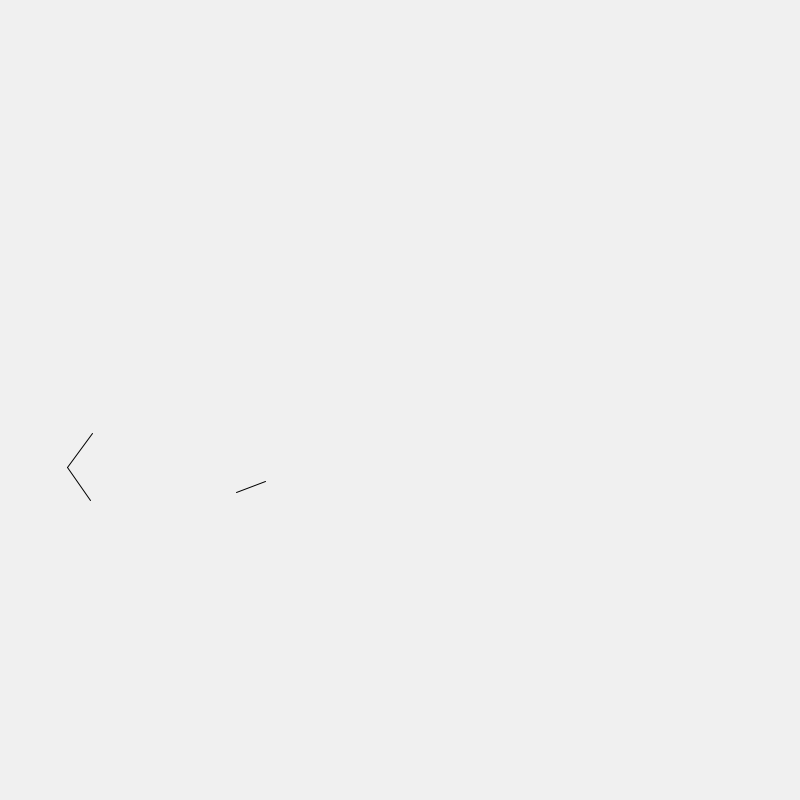
Frame 1 (no input)
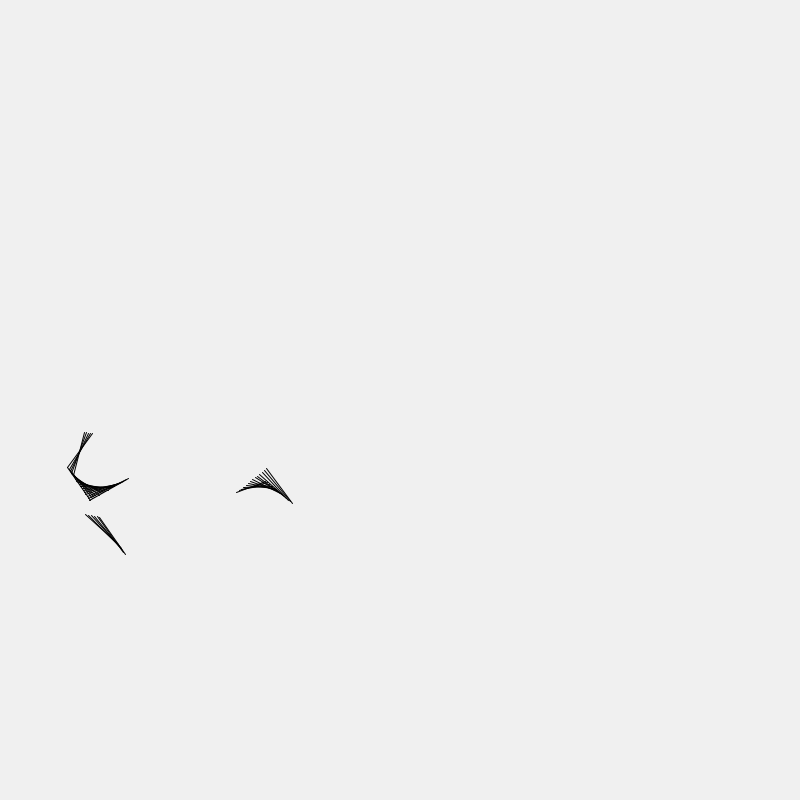
Frame 60 (the mouse pressed at the canvas centre just before this capture)
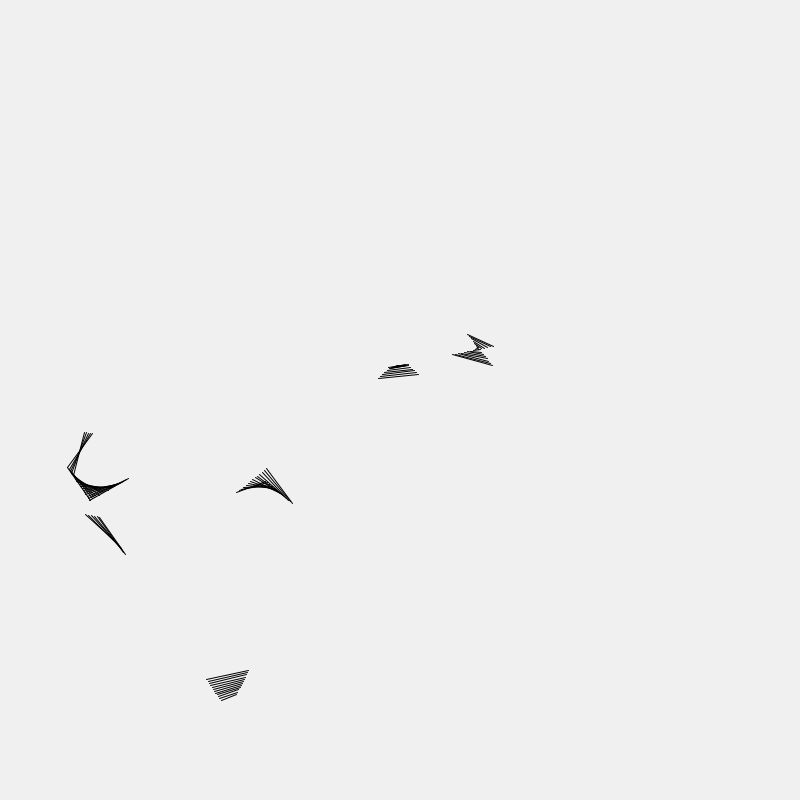
Frame 120 (the mouse held since frame 60 and released just before this capture)

The Processing sketch that drew these frames (run headless with seeded random() and noise(); from frame 60 on, the mouse is pressed at the canvas centre):

// Processing sketch: processing_6719
// ── processing_6719.pde

int num=40; //anzahl der kugeln
float atrac=0.0003;
float radius=45;
float geschw=0.2;
Module[] mods;


//-------------------------------------setup
void setup() 
{
  size(800, 800);
  background(240);
  smooth();
  strokeWeight(1);
  stroke(0);
  geschw=0.1*30/num;
 // frameRate (30);
  mods = new Module[40];//vorsorglich, damit im laufenden Betrieb num bis auf 40 erhöht werden kann, die schleifen werden aber nur bis num durchlaufen
  for (int i = 0; i < 40; i++) {
    mods[i] = new Module(random(-geschw,geschw),random(-geschw,geschw),random(10,790) ,random(10,790) ,-1 ); //-1 steht für keine verbindung eingegangen 
  }
}//---------------------------------ende setup

void draw() //------------------------draw
{
  if (keyPressed==true){//anziehungskraft und reichweite verändern
    if (key=='A'){
      atrac=atrac*1.1;
    }
     if (key=='a'){
      atrac=atrac/1.1;
    }
    if (key=='R'){
      radius=radius*1.02;
    }
    if (key=='r'){
      radius=radius/1.02;
    }
    if (key=='n'){
      num=constrain(num-1,2,40);
     // background(240);
       geschw=0.1*30/num;
  for (int i = 0; i < num; i++) {
    mods[i] = new Module(random(-geschw,geschw),random(-geschw,geschw),random(10,790) ,random(10,790) ,-1 ); //-1 steht für keine verbindung eingegangen 
  } 
    }
    if (key=='N'){
     num=constrain(num+1,2,40);
     background(240);
      geschw=0.1*30/num;
  for (int i = 0; i < num; i++) {
    mods[i] = new Module(random(-geschw,geschw),random(-geschw,geschw),random(10,790) ,random(10,790) ,-1 ); //-1 steht für keine verbindung eingegangen 
  } 
    }
  }
 // fill(240,150);
 // rect(0,0,800,800);

  for (int i = 0; i < num; i++) {
    mods[i].update();//bewegen und spiegeln an den wänden
    mods[i].conect();//auf verbindungen checken
    mods[i].draw();//zeichnen der linien und kreise
  }
}//----------------------------------ende draw


class Module {//----------------------def. module
  float mx, my;//x- und y-geschwindigketi
  float x, y ;//koordinaten
  int con; //array-nummer des bindungspartners
  float distanz=10000; 


  Module(float imx, float imy, float ix, float iy, int icon) {
    mx = imy;
    my = imx;
    x = ix;
    y = iy;
    con = icon;
  }

  void conect() {//---------module-methode conect
    for(int i=0; i < num; i++) {
      for(int j=i+1; j < num; j++) { // es muss nicht in beiden richtungen der abstand geprüft werden und der
        //abstand zu sich selbst darf nicht geprüft werden, sonst hieße das bindung mit sich selbst, daher ab i+1

        distanz=(mods[i].x-mods[j].x)*(mods[i].x-mods[j].x)+(mods[i].y-mods[j].y)*(mods[i].y-mods[j].y);
        //einfacher: quadrat der entfernung von mods[i] und mods[j]
       //if(distanz <radius*radius&& mods[i].con==-1&&mods[j].con==-1){//falls in diesem durchlauf einer von beiden schon als bindungspartner gewählt, dann schluss
          if(distanz < radius*radius){ //kein check auf mehrfachbindung!!!!!!!!!!!!!!!!!!!!!!!!!!!!!!!!!!!!!!!!!!!!!!!!!!!!!!!!!!!!!!!!!!!!!
          mods[j].con=i;//eintragung als bindungspartner
          mods[i].con=j;
          }
          if(distanz >100* radius*radius){ //kein check auf mehrfachbindung!!!!!!!!!!!!!!!!!!!!!!!!!!!!!!!!!!!!!!!!!!!!!!!!!!!!!!!!!!!!!!!!!!!!!
          mods[j].con=-1;//eintragung als bindungspartner
          mods[i].con=-1;
          }
          
        //}
      }
    }

  }//------ende---module-methode conect

  // ---------------------module-methode update
  void update() {
    //hier kommmt das gummiband:
    float deltax,deltay,v2;
    for(int i=0; i < num; i++) {
      for(int j=i+1; j < num; j++) {
        if(mods[i].con==j&&mods[j].con==i){
          deltax=mods[i].x-mods[j].x;
          deltay=mods[i].y-mods[j].y;
          // die anziehung der bindungspartner 
          mods[i].mx=mods[i].mx-atrac*deltax;
          mods[j].mx=mods[j].mx+atrac*deltax;
          mods[i].my=mods[i].my-atrac*deltay;
          mods[j].my=mods[j].my+atrac*deltay;

        }
        v2=mods[j].mx*mods[j].mx+mods[j].my*mods[j].my;

        if(v2>geschw*geschw){//hier kommt die daempfung für zu große geschwindigkeiten
          //prop. zum geschwindigkeitsquadrat
          mods[j].mx=mods[j].mx*(geschw*geschw/v2);
          mods[j].my=mods[j].my*(geschw*geschw/v2);


       }
      }
    }

    for(int i=0; i < num; i++) {
      mods[i].x=mods[i].x+mods[i].mx;
      mods[i].y=mods[i].y+mods[i].my;

      if(mods[i].x>800){
        mods[i].mx=-mods[i].mx;
      }

      if(mods[i].y>800){
        mods[i].my=-mods[i].my;

      } 

      if(mods[i].x<0){
        mods[i].mx=-mods[i].mx;

      }

      if(mods[i].y<0){
        mods[i].my=-mods[i].my;

      }
    }
  } // -----------ende----------module-methode update

  // ------------------------module methode draw
  void draw() {
//    fill(50,100,200); //uncomment to see the particles
//    if(con >-1){
//      fill(200,50,50);
//    }
//    ellipse(x,y,10,10);
//    noFill();
  
    stroke(0);
    if(con>-1){
      line(x,y,mods[con].x,mods[con].y);
    }
  }  // ------------ende------------module methode draw
}//---------------------ende def. module



void mouseClicked(){//neustart
  background(240);
   geschw=0.2*30/num;
  for (int i = 0; i < num; i++) {
    mods[i] = new Module(random(-geschw,geschw),random(-geschw,geschw),random(10,790) ,random(10,790) ,-1 ); //-1 steht für keine verbindung eingegangen 
  } 
}
